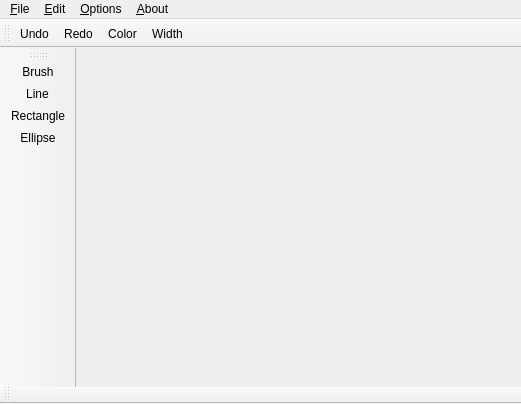
<?xml version="1.0" encoding="UTF-8"?>
<ui version="4.0">
 <class>MainWindow</class>
 <widget class="QMainWindow" name="MainWindow">
  <property name="geometry">
   <rect>
    <x>0</x>
    <y>0</y>
    <width>521</width>
    <height>404</height>
   </rect>
  </property>
  <property name="windowTitle">
   <string>MainWindow</string>
  </property>
  <widget class="QWidget" name="centralWidget"/>
  <widget class="QMenuBar" name="menuBar">
   <property name="geometry">
    <rect>
     <x>0</x>
     <y>0</y>
     <width>521</width>
     <height>29</height>
    </rect>
   </property>
   <widget class="QMenu" name="menuFile">
    <property name="title">
     <string>&amp;File</string>
    </property>
    <addaction name="actionClear"/>
    <addaction name="actionSave"/>
    <addaction name="actionExit"/>
   </widget>
   <widget class="QMenu" name="menuOptions">
    <property name="title">
     <string>&amp;Edit</string>
    </property>
    <addaction name="actionUndo"/>
    <addaction name="actionRedo"/>
   </widget>
   <widget class="QMenu" name="menuAbout">
    <property name="title">
     <string>&amp;About</string>
    </property>
    <addaction name="actionInfo"/>
   </widget>
   <widget class="QMenu" name="menuOptions_2">
    <property name="title">
     <string>&amp;Options</string>
    </property>
    <widget class="QMenu" name="menuBrush_Settings">
     <property name="title">
      <string>&amp;Brush Settings</string>
     </property>
     <addaction name="actionColor"/>
     <addaction name="actionWidth"/>
    </widget>
    <widget class="QMenu" name="menuChoose_Shape">
     <property name="title">
      <string>&amp;Choose Shape</string>
     </property>
     <addaction name="actionBrush"/>
     <addaction name="actionLine"/>
     <addaction name="actionRectangle"/>
     <addaction name="actionEllipse"/>
    </widget>
    <addaction name="menuBrush_Settings"/>
    <addaction name="menuChoose_Shape"/>
   </widget>
   <addaction name="menuFile"/>
   <addaction name="menuOptions"/>
   <addaction name="menuOptions_2"/>
   <addaction name="menuAbout"/>
  </widget>
  <widget class="QToolBar" name="mainToolBar">
   <attribute name="toolBarArea">
    <enum>LeftToolBarArea</enum>
   </attribute>
   <attribute name="toolBarBreak">
    <bool>false</bool>
   </attribute>
   <addaction name="actionBrush"/>
   <addaction name="actionLine"/>
   <addaction name="actionRectangle"/>
   <addaction name="actionEllipse"/>
  </widget>
  <widget class="QToolBar" name="toolBar">
   <property name="windowTitle">
    <string>toolBar</string>
   </property>
   <attribute name="toolBarArea">
    <enum>BottomToolBarArea</enum>
   </attribute>
   <attribute name="toolBarBreak">
    <bool>true</bool>
   </attribute>
  </widget>
  <widget class="QToolBar" name="toolBar_2">
   <property name="windowTitle">
    <string>toolBar_2</string>
   </property>
   <attribute name="toolBarArea">
    <enum>TopToolBarArea</enum>
   </attribute>
   <attribute name="toolBarBreak">
    <bool>false</bool>
   </attribute>
   <addaction name="actionUndo"/>
   <addaction name="actionRedo"/>
   <addaction name="actionColor"/>
   <addaction name="actionWidth"/>
  </widget>
  <action name="actionClear">
   <property name="icon">
    <iconset resource="res.qrc">
     <normaloff>:/resource/clear.png</normaloff>:/resource/clear.png</iconset>
   </property>
   <property name="text">
    <string>&amp;Clear</string>
   </property>
  </action>
  <action name="actionExit">
   <property name="text">
    <string>&amp;Exit</string>
   </property>
  </action>
  <action name="actionUndo">
   <property name="icon">
    <iconset resource="res.qrc">
     <normaloff>:/resource/undo.png</normaloff>:/resource/undo.png</iconset>
   </property>
   <property name="text">
    <string>&amp;Undo</string>
   </property>
   <property name="shortcut">
    <string>Ctrl+Z</string>
   </property>
  </action>
  <action name="actionRedo">
   <property name="icon">
    <iconset resource="res.qrc">
     <normaloff>:/resource/redo.png</normaloff>:/resource/redo.png</iconset>
   </property>
   <property name="text">
    <string>&amp;Redo</string>
   </property>
   <property name="shortcut">
    <string>Ctrl+R</string>
   </property>
  </action>
  <action name="actionSave">
   <property name="icon">
    <iconset resource="res.qrc">
     <normaloff>:/resource/save.png</normaloff>:/resource/save.png</iconset>
   </property>
   <property name="text">
    <string>&amp;Save As</string>
   </property>
   <property name="shortcut">
    <string>Ctrl+S</string>
   </property>
  </action>
  <action name="actionBrush">
   <property name="icon">
    <iconset resource="res.qrc">
     <normaloff>:/resource/brush.png</normaloff>:/resource/brush.png</iconset>
   </property>
   <property name="text">
    <string>&amp;Brush</string>
   </property>
  </action>
  <action name="actionLine">
   <property name="icon">
    <iconset resource="res.qrc">
     <normaloff>:/resource/line.png</normaloff>:/resource/line.png</iconset>
   </property>
   <property name="text">
    <string>&amp;Line</string>
   </property>
  </action>
  <action name="actionRectangle">
   <property name="icon">
    <iconset resource="res.qrc">
     <normaloff>:/resource/rect.png</normaloff>:/resource/rect.png</iconset>
   </property>
   <property name="text">
    <string>&amp;Rectangle</string>
   </property>
  </action>
  <action name="actionEllipse">
   <property name="icon">
    <iconset resource="res.qrc">
     <normaloff>:/resource/circle.png</normaloff>:/resource/circle.png</iconset>
   </property>
   <property name="text">
    <string>&amp;Ellipse</string>
   </property>
  </action>
  <action name="actionColor">
   <property name="icon">
    <iconset resource="res.qrc">
     <normaloff>:/resource/palette.png</normaloff>:/resource/palette.png</iconset>
   </property>
   <property name="text">
    <string>&amp;Color</string>
   </property>
   <property name="toolTip">
    <string>Select color to draw</string>
   </property>
  </action>
  <action name="actionWidth">
   <property name="icon">
    <iconset resource="res.qrc">
     <normaloff>:/resource/width.png</normaloff>:/resource/width.png</iconset>
   </property>
   <property name="text">
    <string>&amp;Width</string>
   </property>
   <property name="toolTip">
    <string>Set line width</string>
   </property>
  </action>
  <action name="actionInfo">
   <property name="icon">
    <iconset resource="res.qrc">
     <normaloff>:/resource/info.png</normaloff>:/resource/info.png</iconset>
   </property>
   <property name="text">
    <string>&amp;Info</string>
   </property>
  </action>
 </widget>
 <layoutdefault spacing="6" margin="11"/>
 <resources>
  <include location="res.qrc"/>
 </resources>
 <connections/>
</ui>
